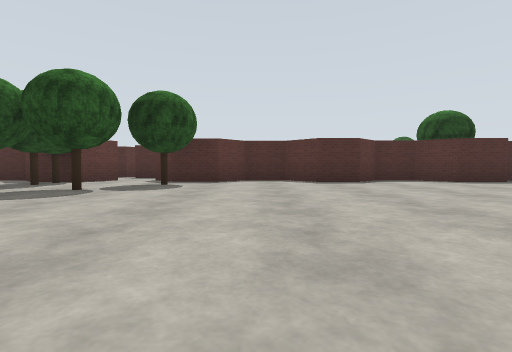
View 1 (above)

16 first-person views from a walk through a world built for the Gazebo simulator. The camera is 0.9 m above the floor, tilts 2° down and sees 85° across. The floor is counted in squares, 2.5 m on a side. Each view is taken from the middle of a square. On the plan, view 1 faces up. The plan holds only what a view shows up to about 9 squares ahead; the rest is blank. The place goes on beyond the plan. Simple patterns stand in for the simulator's built-in surfaces. Some stock models are drawn as simple stand-ins. Surface patterns are stand-ins for the level's own textures.

View 2
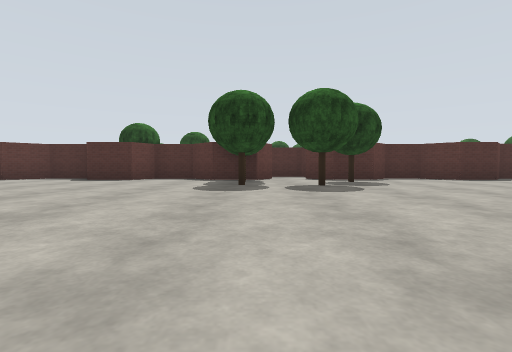

View 3
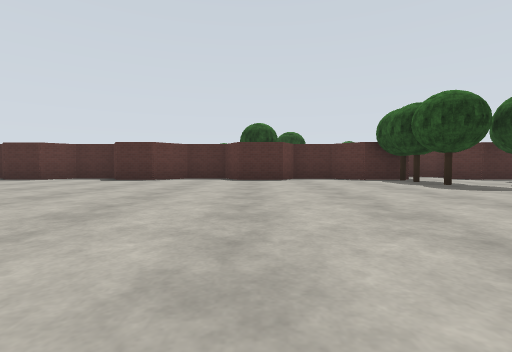

View 4
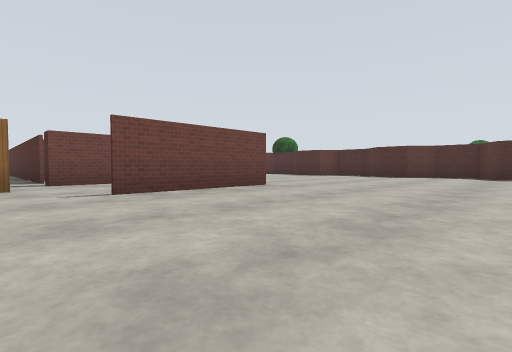

View 5
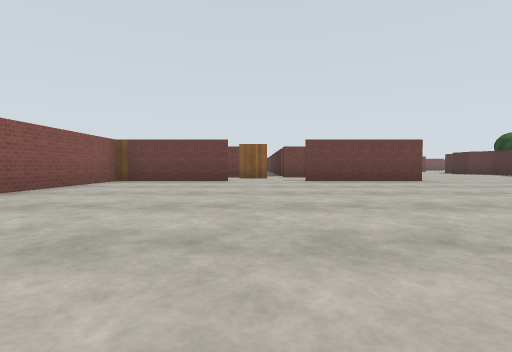

View 6
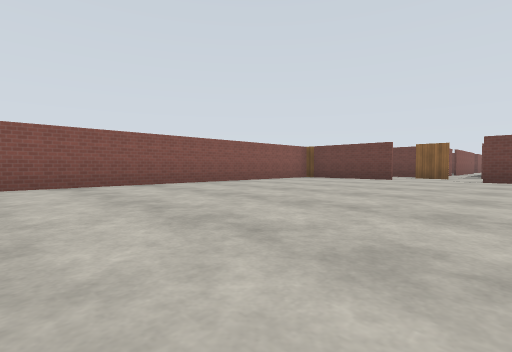

View 7
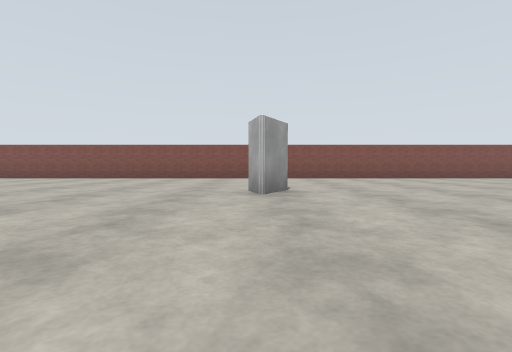

View 8
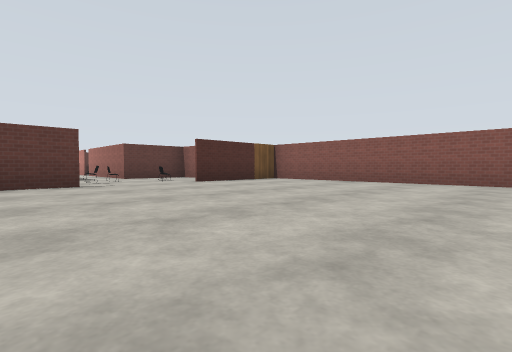

View 9
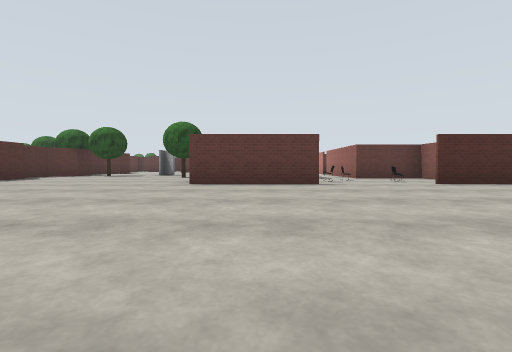

View 10
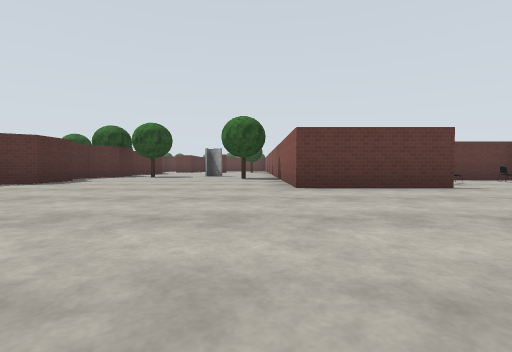

View 11
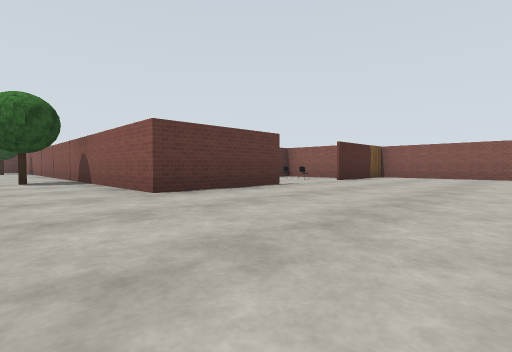

View 12
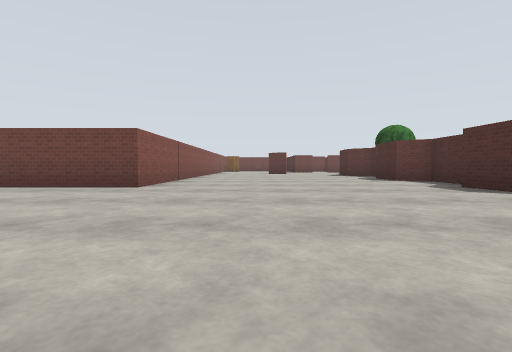

View 13
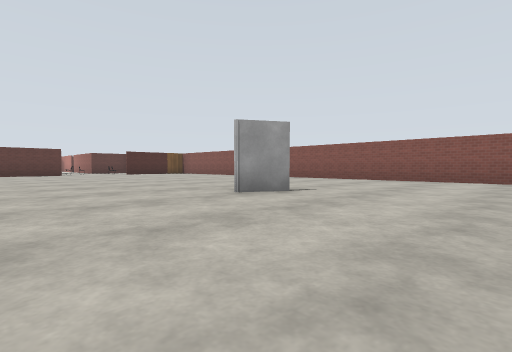

View 14
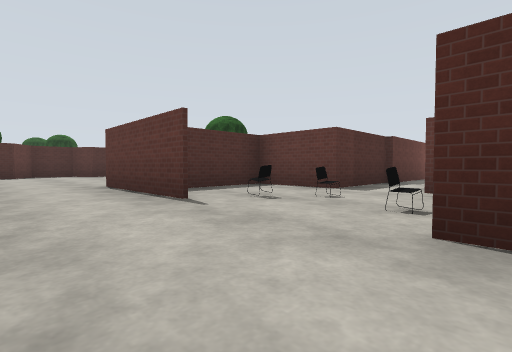

View 15
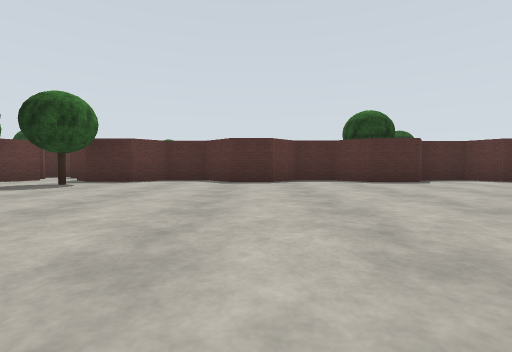

View 16
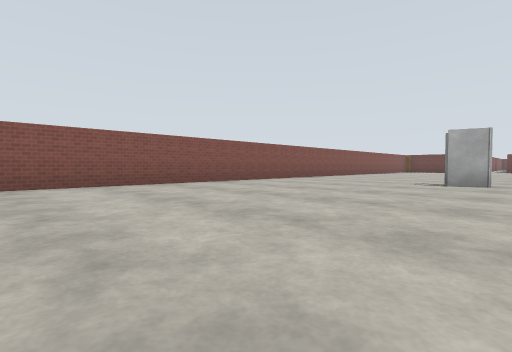

### Floor plan
Ten units are one square. View 1 is at (0, 0); x grows to the right and y downward. Boxes are objects, and circles mark ways between rooms. Rooms are numbered by the first view taken in them; rooms with no view inside come last. Other rooms are left out.
<svg viewBox="-180 -91 280 160">
<path fill="none" stroke="#000" d="M-35 23 -31 15 -29 21M-35 -72 -40 -64 -52 -64 -59 -71 -69 -71 -73 -64 -85 -64 -89 -71 -100 -71 -107 -64 -117 -64 -121 -71 -132 -71 -140 -64 -149 -64M-30 -86 -37 -86M66 13 66 -6M45 -65 39 -71 31 -71 24 -64 14 -64 7 -71 -2 -71 -6 -67M-147 36 -147 64 66 64 66 35M74 -13 95 -13M-154 -71 -166 -71 -170 -64 -175 -64M-175 -10 -147 -10 -147 19M89 -64 78 -64 73 -71 62 -71 58 -64 54 -64M-161 26 -161 35M-172 10 -172 21M92 18 92 0 74 0M74 49 92 49 92 29"/>
<rect x="-45" y="-45" width="10" height="10" fill="#bbb"><title>tree</title></rect>
<rect x="-45" y="-55" width="10" height="10" fill="#bbb"><title>tree</title></rect>
<rect x="-45" y="-65" width="10" height="10" fill="#bbb"><title>tree</title></rect>
<rect x="-35" y="-45" width="10" height="10" fill="#bbb"><title>tree</title></rect>
<rect x="-25" y="-55" width="10" height="10" fill="#bbb"><title>tree</title></rect>
<rect x="45" y="-75" width="10" height="10" fill="#bbb"><title>tree</title></rect>
<rect x="65" y="25" width="10" height="10" fill="#bbb"><title>chair</title></rect>
<rect x="65" y="15" width="10" height="10" fill="#bbb"><title>chair</title></rect>
<rect x="75" y="35" width="10" height="10" fill="#bbb"><title>other object</title></rect>
<rect x="75" y="15" width="10" height="10" fill="#bbb"><title>chair</title></rect>
<circle cx="-150" cy="25" r="3" fill="#2a7"/>
<circle cx="70" cy="25" r="3" fill="#2a7"/>
<text x="-40" y="0">1</text>
<text x="-160" y="20">2</text>
<text x="80" y="20">3</text>
</svg>
Room 1 opens to room 2. Room 1 opens to room 3.

Where each view was taken, in squares from view 1:
view 1: 0 up, 0 right, facing up
view 2: 1 down, 4 left, facing up
view 3: 1 down, 8 left, facing up
view 4: 3 down, 11 left, facing up-left
view 5: 3 down, 8 left, facing left
view 6: 1 down, 7 left, facing down-left
view 7: 2 up, 3 left, facing down
view 8: 0 up, 1 right, facing down-right
view 9: 0 up, 1 right, facing right
view 10: 2 up, 2 right, facing right
view 11: 3 up, 3 right, facing down-right
view 12: 3 up, 10 left, facing left
view 13: 1 up, 6 left, facing down-right
view 14: 4 down, 5 right, facing up-right
view 15: 0 up, 2 right, facing up
view 16: 1 down, 3 right, facing down-left
